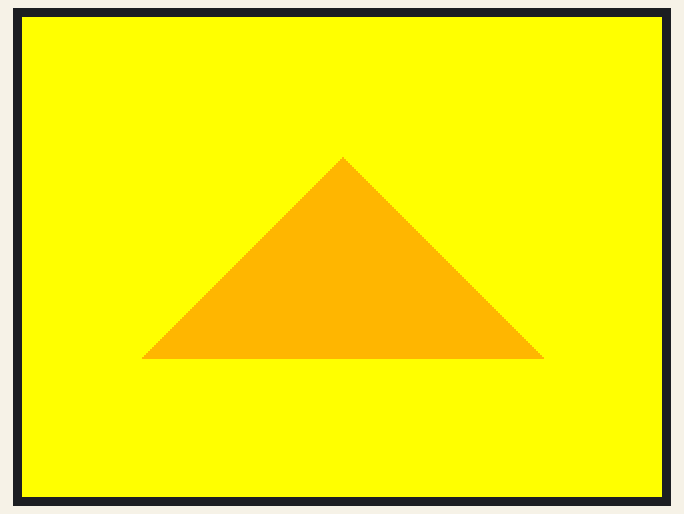
A sketch run on a simulated ESP32. On the bench: 320×240 colour display.

Above: at 0.3 s.

The sketch:

fill_triangle.ino
```cpp
#include "TFT_eSPI.h" //include TFT LCD library

TFT_eSPI tft; //initialize TFT LCD

void setup() {
  tft.begin(); //start TFT LCD
  tft.setRotation(3); //set screen rotation

  tft.fillScreen(TFT_YELLOW); //fill background
  tft.fillTriangle(160,70,60,170,260,170,TFT_ORANGE); //fill triangle with color
}

void loop() {
  // put your main code here, to run repeatedly:

}
```
